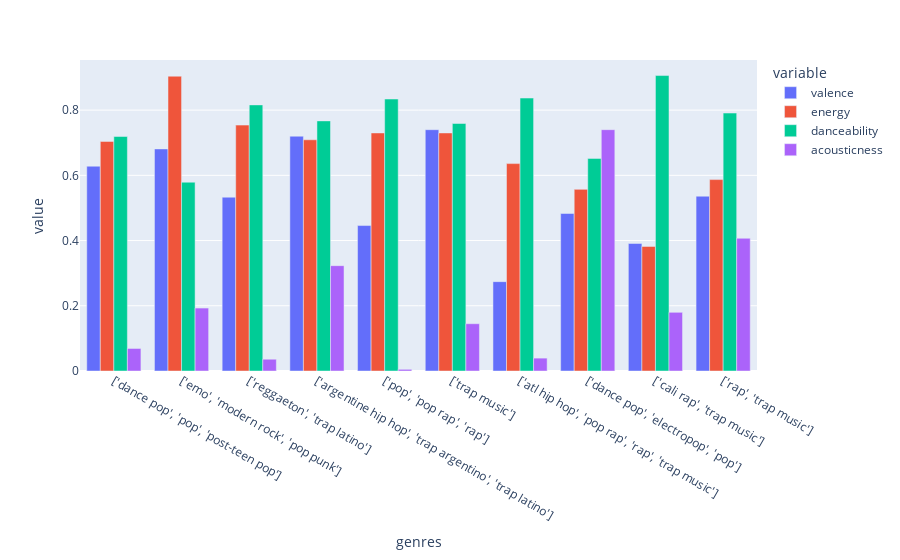

Notebook source saved alongside this figure:
### Code cell
top10_genres = df_artists_tracks.nlargest(10, 'popularity')

fig = px.bar(top10_genres, x='genres', y=['valence', 'energy', 'danceability', 'acousticness'], barmode='group')
fig.show()

### Figure 1 — Plotly figure (JSON) as saved in the notebook; plotly's stock layout.template omitted (floating-point values rounded to 4 significant figures)
{"data": [{"alignmentgroup": "True", "hovertemplate": "variable=valence<br>genres=%{x}<br>value=%{y}<extra></extra>", "legendgroup": "valence", "marker": {"color": "#636efa", "pattern": {"shape": ""}}, "name": "valence", "offsetgroup": "valence", "orientation": "v", "showlegend": true, "textposition": "auto", "type": "bar", "x": ["['dance pop', 'pop', 'post-teen pop']", "['emo', 'modern rock', 'pop punk']", "['reggaeton', 'trap latino']", "['argentine hip hop', 'trap argentino', 'trap latino']", "['pop', 'pop rap', 'rap']", "['trap music']", "['atl hip hop', 'pop rap', 'rap', 'trap music']", "['dance pop', 'electropop', 'pop']", "['cali rap', 'trap music']", "['rap', 'trap music']"], "xaxis": "x", "y": [0.628, 0.681, 0.533, 0.72, 0.446, 0.74, 0.274, 0.483, 0.391, 0.536], "yaxis": "y"}, {"alignmentgroup": "True", "hovertemplate": "variable=energy<br>genres=%{x}<br>value=%{y}<extra></extra>", "legendgroup": "energy", "marker": {"color": "#EF553B", "pattern": {"shape": ""}}, "name": "energy", "offsetgroup": "energy", "orientation": "v", "showlegend": true, "textposition": "auto", "type": "bar", "x": ["['dance pop', 'pop', 'post-teen pop']", "['emo', 'modern rock', 'pop punk']", "['reggaeton', 'trap latino']", "['argentine hip hop', 'trap argentino', 'trap latino']", "['pop', 'pop rap', 'rap']", "['trap music']", "['atl hip hop', 'pop rap', 'rap', 'trap music']", "['dance pop', 'electropop', 'pop']", "['cali rap', 'trap music']", "['rap', 'trap music']"], "xaxis": "x", "y": [0.704, 0.904, 0.754, 0.709, 0.73, 0.73, 0.636, 0.557, 0.382, 0.587], "yaxis": "y"}, {"alignmentgroup": "True", "hovertemplate": "variable=danceability<br>genres=%{x}<br>value=%{y}<extra></extra>", "legendgroup": "danceability", "marker": {"color": "#00cc96", "pattern": {"shape": ""}}, "name": "danceability", "offsetgroup": "danceability", "orientation": "v", "showlegend": true, "textposition": "auto", "type": "bar", "x": ["['dance pop', 'pop', 'post-teen pop']", "['emo', 'modern rock', 'pop punk']", "['reggaeton', 'trap latino']", "['argentine hip hop', 'trap argentino', 'trap latino']", "['pop', 'pop rap', 'rap']", "['trap music']", "['atl hip hop', 'pop rap', 'rap', 'trap music']", "['dance pop', 'electropop', 'pop']", "['cali rap', 'trap music']", "['rap', 'trap music']"], "xaxis": "x", "y": [0.719, 0.579, 0.816, 0.767, 0.834, 0.759, 0.837, 0.652, 0.906, 0.791], "yaxis": "y"}, {"alignmentgroup": "True", "hovertemplate": "variable=acousticness<br>genres=%{x}<br>value=%{y}<extra></extra>", "legendgroup": "acousticness", "marker": {"color": "#ab63fa", "pattern": {"shape": ""}}, "name": "acousticness", "offsetgroup": "acousticness", "orientation": "v", "showlegend": true, "textposition": "auto", "type": "bar", "x": ["['dance pop', 'pop', 'post-teen pop']", "['emo', 'modern rock', 'pop punk']", "['reggaeton', 'trap latino']", "['argentine hip hop', 'trap argentino', 'trap latino']", "['pop', 'pop rap', 'rap']", "['trap music']", "['atl hip hop', 'pop rap', 'rap', 'trap music']", "['dance pop', 'electropop', 'pop']", "['cali rap', 'trap music']", "['rap', 'trap music']"], "xaxis": "x", "y": [0.0691, 0.193, 0.0361, 0.323, 0.00513, 0.145, 0.0395, 0.74, 0.18, 0.407], "yaxis": "y"}], "layout": {"barmode": "group", "legend": {"title": {"text": "variable"}, "tracegroupgap": 0}, "margin": {"t": 60}, "xaxis": {"anchor": "y", "domain": [0, 1], "title": {"text": "genres"}}, "yaxis": {"anchor": "x", "domain": [0, 1], "title": {"text": "value"}}}}
